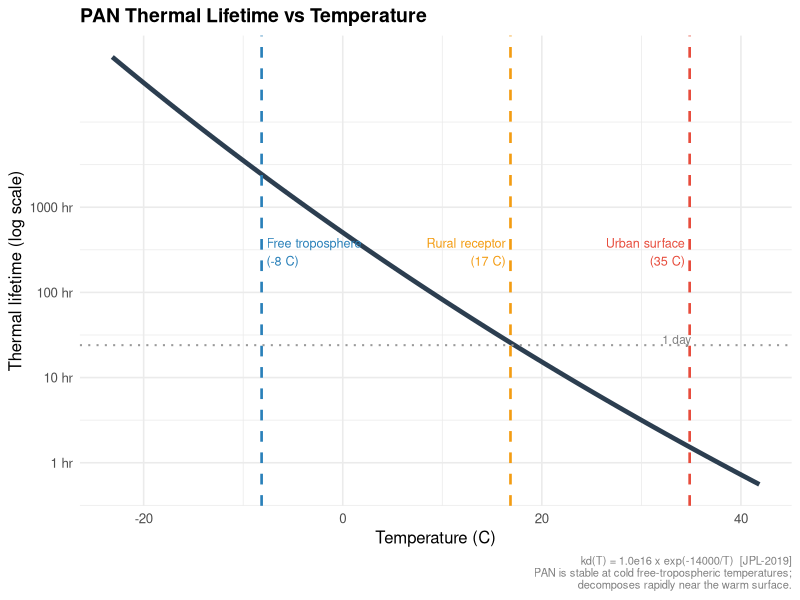

Write R code to recreate this figure. (Note: this script raises an error after producing the figure.)
#!/usr/bin/env Rscript
# ============================================================
#  PAN (Peroxyacetyl Nitrate) Box Model: Animated Visualizations
#
#  PAN = CH3C(O)OONO2  --  the portable NOx reservoir
#
#  This script simulates PAN formation in a warm urban air mass,
#  its "freeze" as the air parcel rises to cold upper troposphere,
#  and its decomposition when the air subsides over a remote receptor.
#  A second animation shows diurnal PAN cycling vs temperature.
#
#  Outputs (in working directory):
#    pan_transport.gif       -- PAN along a 3-stage transport trajectory
#    pan_diurnal.gif         -- diurnal PAN + NOx in 3 temperature regimes
#    pan_temperature.png     -- PAN thermal lifetime vs temperature (static)
#
#  Chemistry modelled:
#    Formation:  CH3CO3 + NO2  -> PAN     rate: kf * [CH3CO3] * [NO2]
#    Thermal decomp: PAN       -> products  rate: kd(T) * [PAN]
#    NOx cycling via PAN:
#      When PAN decomposes at the receptor, it releases NO2 and re-starts
#      photochemistry far from the original emission source.
#
#  Rate constants (JPL-2019):
#    kf  = 9.7e-29 * (T/300)^-5.6  cm^6 molec^-2 s^-1  (termolecular)
#    kd(T) = 1.0e16 * exp(-14000/T)  s^-1
#
#  Three temperature regimes illustrate transport windows:
#    Urban source:   T = 308 K (35 degC) -- short PAN lifetime
#    Free troposphere: T = 265 K (-8 degC) -- long lifetime, stable transport
#    Rural receptor: T = 290 K (17 degC) -- partial decomposition + NOx release
# ============================================================

## 0. Packages -----------------------------------------------
library(deSolve)
library(ggplot2)
library(gganimate)
library(dplyr)
library(tidyr)
library(magick)
library(scales)

## 1. Rate constants ------------------------------------------
n_air  <- 2.46e19        # molec cm-3 at 298 K, 1 atm

# PAN formation: termolecular (pressure-dependent), simplified to bimolecular
# effective at 1 atm: k_eff ~ 3e-12 cm3 molec-1 s-1 (Seinfeld & Pandis Table 6.7)
kf <- 3.0e-12 * n_air * 1e-9   # ppb-1 s-1  (converted to ppb units)

# PAN thermal decomposition: strong Arrhenius T-dependence
# kd(T) = 1.0e16 * exp(-14000/T)  s-1    (JPL-2019)
kd <- function(T_K) 1.0e16 * exp(-14000 / T_K)

# Thermal lifetime = 1/kd(T)
PAN_lifetime_s <- function(T_K) 1 / kd(T_K)

# For reference: at 298 K -> ~30 min; at 265 K -> ~several days
cat(sprintf("PAN lifetime at 308 K (urban):  %.1f min\n",
            PAN_lifetime_s(308) / 60))
cat(sprintf("PAN lifetime at 280 K (aloft):  %.1f hr\n",
            PAN_lifetime_s(280) / 3600))
cat(sprintf("PAN lifetime at 265 K (FT):     %.1f hr\n",
            PAN_lifetime_s(265) / 3600))
cat(sprintf("PAN lifetime at 290 K (rural):  %.1f hr\n",
            PAN_lifetime_s(290) / 3600))

## 2. Static figure: PAN lifetime vs temperature ----------------
cat("\nBuilding static: PAN lifetime vs temperature...\n")

T_range <- seq(250, 315, by = 0.5)
tau_hr  <- PAN_lifetime_s(T_range) / 3600
tau_df  <- data.frame(T_C = T_range - 273.15, tau_hr = tau_hr)

# Annotate characteristic altitudes
ann <- data.frame(
  T_C   = c(308 - 273.15, 290 - 273.15, 265 - 273.15),
  label = c("Urban surface\n(35 C)", "Rural receptor\n(17 C)",
            "Free troposphere\n(-8 C)"),
  col   = c("#e74c3c", "#f39c12", "#2980b9")
)

p_tau <- ggplot(tau_df, aes(x = T_C, y = tau_hr)) +
  geom_line(linewidth = 1.6, colour = "#2c3e50") +
  scale_y_log10(
    breaks = c(0.01, 0.1, 1, 10, 100, 1000),
    labels = c("0.01 hr", "0.1 hr", "1 hr", "10 hr", "100 hr", "1000 hr")
  ) +
  geom_vline(xintercept = ann$T_C, colour = ann$col,
             linetype = "dashed", linewidth = 0.9) +
  geom_hline(yintercept = 24, colour = "grey60",
             linetype = "dotted", linewidth = 0.7) +
  annotate("text", x = ann$T_C[1] - 0.5, y = 300,
           label = ann$label[1], hjust = 1, size = 3.2,
           colour = ann$col[1]) +
  annotate("text", x = ann$T_C[2] - 0.5, y = 300,
           label = ann$label[2], hjust = 1, size = 3.2,
           colour = ann$col[2]) +
  annotate("text", x = ann$T_C[3] + 0.5, y = 300,
           label = ann$label[3], hjust = 0, size = 3.2,
           colour = ann$col[3]) +
  annotate("text", x = 35, y = 28,
           label = "1 day", hjust = 1, size = 3, colour = "grey50") +
  labs(
    title   = "PAN Thermal Lifetime vs Temperature",
    x       = "Temperature (C)",
    y       = "Thermal lifetime (log scale)",
    caption = paste(
      "kd(T) = 1.0e16 x exp(-14000/T)  [JPL-2019]",
      "PAN is stable at cold free-tropospheric temperatures;",
      "decomposes rapidly near the warm surface.",
      sep = "\n"
    )
  ) +
  theme_minimal(base_size = 12) +
  theme(
    plot.title   = element_text(face = "bold", size = 14),
    plot.caption = element_text(colour = "grey50", size = 8)
  )

ggsave("pan_temperature.png", p_tau,
       width = 8, height = 5, dpi = 150)
cat("OK: pan_temperature.png\n")

## 3. Animation 1: Diurnal PAN -- three temperature regimes ----
# Box model: PAN forms from CH3CO3 + NO2; decomposes thermally
# CH3CO3 is a proxy for acetyl peroxy radical from VOC oxidation.
# We prescribe a diurnal CH3CO3 profile (peaks at midday from VOC oxidation)
# and let PAN + NO2 evolve.

cat("\nBuilding animation 1: diurnal PAN...\n")

# Diurnal CH3CO3 profile (ppb): peaks ~0.01 ppb at noon
# (Seinfeld & Pandis: typical urban CH3CO3 ~ 5-15 ppt)
CH3CO3_t <- function(hr, scale = 1.0) {
  0.015 * scale * pmax(0, sin(pi * (hr - 6) / 14))
}

# J(NO2) for OH-driven VOC -> CH3CO3
J_t <- function(hr) pmax(0, sin(pi * (hr - 6) / 14))

# PAN diurnal ODE: tracks [PAN] and [NO2]
# NO2 is produced by NOx emissions (constant background) and
# consumed by PAN formation; PAN decomposes to release NO2
pan_ode <- function(t, y, p) {
  with(as.list(c(y, p)), {
    hr     <- t / 3600
    pan    <- max(PAN,  0)
    no2    <- max(NO2,  0)
    ch3co3 <- CH3CO3_t(hr, voc_scale) # acetyl peroxy

    kd_now <- kd(T_K)
    R_form <- kf * ch3co3 * no2       # PAN formation (ppb/s)
    R_diss <- kd_now * pan             # PAN thermal decomp (ppb/s)

    list(c(
      PAN = R_form - R_diss,
      NO2 = -R_form + R_diss + E_NO2  # NOx emission keeps NO2 non-zero
    ))
  })
}

# Scenarios: three temperatures, same VOC loading
diurnal_sc <- data.frame(
  label    = factor(c(
    "Urban -- Hot (35 C)",
    "Suburban -- Warm (25 C)",
    "Rural / Aloft (10 C)"
  ), levels = c("Urban -- Hot (35 C)", "Suburban -- Warm (25 C)",
                "Rural / Aloft (10 C)")),
  T_K      = c(308, 298, 283),
  voc_scale = c(1.0, 1.0, 0.5),   # rural has lower VOC
  col      = c("#e74c3c", "#f39c12", "#2980b9"),
  stringsAsFactors = FALSE
)

times_day <- seq(0, 24 * 3600, by = 60)  # 1-min resolution

run_diurnal <- function(i) {
  out <- ode(
    y     = c(PAN = 0, NO2 = 20),
    times = times_day,
    func  = pan_ode,
    parms = list(T_K = diurnal_sc$T_K[i],
                 voc_scale = diurnal_sc$voc_scale[i],
                 E_NO2 = 5 / 86400),  # ~5 ppb/day NOx emission
    method = "lsoda"
  )
  df           <- as.data.frame(out)
  df$t_hr      <- df$time / 3600
  df$Scenario  <- diurnal_sc$label[i]
  df$T_K_i     <- diurnal_sc$T_K[i]
  df$tau_min   <- PAN_lifetime_s(diurnal_sc$T_K[i]) / 60
  df
}

diurnal_all <- do.call(rbind, lapply(seq_len(nrow(diurnal_sc)), run_diurnal))
diurnal_all[c("PAN","NO2")] <- lapply(diurnal_all[c("PAN","NO2")],
                                      function(x) pmax(x, 0))

# Long format
diurnal_long <- diurnal_all |>
  select(t_hr, Scenario, PAN, NO2) |>
  pivot_longer(c(PAN, NO2), names_to = "Species", values_to = "ppb") |>
  mutate(Species = factor(Species, levels = c("PAN", "NO2")))

diurnal_thin <- diurnal_long[seq(1, nrow(diurnal_long), 6), ]

sp_pal_pan <- c(PAN = "#8e44ad", NO2 = "#cc3311")

p_diurnal <- ggplot(diurnal_thin,
                    aes(x = t_hr, y = ppb * 1000,  # convert ppb -> ppt
                        colour = Species, group = Species)) +
  annotate("rect", xmin = 6, xmax = 20,
           ymin = -Inf, ymax = Inf, fill = "#FFFACD", alpha = 0.5) +
  geom_line(linewidth = 1.3, lineend = "round") +
  scale_colour_manual(values = sp_pal_pan,
                      labels = c(PAN = "PAN (ppt)", NO2 = "NO2 (ppt)")) +
  scale_x_continuous(
    limits = c(0, 24), breaks = seq(0, 24, 6),
    labels = c("00:00","06:00","12:00","18:00","24:00"),
    expand = c(0, 0)
  ) +
  scale_y_continuous(expand = expansion(mult = c(0, 0.1))) +
  facet_wrap(~ Scenario, ncol = 1, scales = "free_y") +
  labs(
    title    = "Diurnal PAN and NO2 Concentrations",
    subtitle = "Time: {sprintf('%05.1f', frame_along)} h  |  Pale yellow = daylight",
    x        = "Hour of day (local time)",
    y        = "Concentration (ppt)",
    colour   = NULL,
    caption  = paste(
      "PAN = CH3C(O)OONO2.  Formation: CH3CO3 + NO2  -> PAN  (rate = kf * [CH3CO3] * [NO2])",
      "Decomp: PAN -> CH3CO3 + NO2  (rate = kd(T) * [PAN];  kd = 1.0e16 * exp(-14000/T))",
      "Hot air: PAN builds then collapses.  Cold air: PAN persists all day.",
      sep = "\n"
    )
  ) +
  theme_minimal(base_size = 12) +
  theme(
    legend.position   = "top",
    strip.background  = element_rect(fill = "#1d3557", colour = NA),
    strip.text        = element_text(colour = "white", face = "bold", size = 10),
    panel.grid.minor  = element_blank(),
    panel.border      = element_rect(colour = "grey80", fill = NA),
    plot.title        = element_text(face = "bold", size = 14),
    plot.subtitle     = element_text(colour = "grey40", size = 10),
    plot.caption      = element_text(colour = "grey50", size = 8)
  ) +
  transition_reveal(t_hr) +
  ease_aes("linear")

anim_d <- animate(p_diurnal, nframes = 150, fps = 10,
                  width = 720, height = 700,
                  renderer = magick_renderer())
magick::image_write(anim_d, "pan_diurnal.gif")
cat("OK: pan_diurnal.gif\n")

## 4. Animation 2: Three-stage PAN transport trajectory ---------
# Stage 1: Hot urban source   (6 h at 308 K) -- NOx high, PAN builds slowly
# Stage 2: Ascent / FT        (24 h at 265 K) -- PAN stable, NO2 locked up
# Stage 3: Subsidence / rural (12 h at 290 K) -- PAN decomposes, NO2 released

cat("\nBuilding animation 2: PAN transport trajectory...\n")

stages <- data.frame(
  stage    = c(1, 2, 3),
  label    = c("Stage 1: Urban Source\n(T = 35 C)",
               "Stage 2: Free Troposphere\n(T = -8 C)",
               "Stage 3: Rural Receptor\n(T = 17 C)"),
  T_K      = c(308, 265, 290),
  dur_hr   = c(6, 24, 12),
  E_NO2    = c(20/21600, 0, 2/43200),  # ppb/s NOx emission
  voc_scale = c(1.0, 0.0, 0.1),
  stringsAsFactors = FALSE
)

pan_ode_stage <- function(t, y, p) {
  with(as.list(c(y, p)), {
    # within a stage, use constant T and prescribed CH3CO3
    pan  <- max(PAN, 0)
    no2  <- max(NO2, 0)
    ch3co3 <- CH3CO3_t(t / 3600, voc_scale)  # t here is within-stage time
    R_form <- kf * ch3co3 * no2
    R_diss <- kd(T_K) * pan
    list(c(
      PAN = R_form - R_diss,
      NO2 = -R_form + R_diss + E_NO2
    ))
  })
}

# Integrate sequentially, passing end state to next stage
transport_list <- list()
y0 <- c(PAN = 0, NO2 = 25)

for (s in seq_len(nrow(stages))) {
  dur_s  <- stages$dur_hr[s] * 3600
  t_seq  <- seq(0, dur_s, by = 120)
  out_s  <- ode(y = y0, times = t_seq, func = pan_ode_stage,
                parms = list(T_K       = stages$T_K[s],
                             voc_scale = stages$voc_scale[s],
                             E_NO2     = stages$E_NO2[s]),
                method = "lsoda")
  df_s          <- as.data.frame(out_s)
  df_s$PAN      <- pmax(df_s$PAN, 0)
  df_s$NO2      <- pmax(df_s$NO2, 0)
  df_s$Stage    <- stages$label[s]
  df_s$stage_n  <- s
  df_s$T_K      <- stages$T_K[s]
  df_s$tau_hr   <- round(PAN_lifetime_s(stages$T_K[s]) / 3600, 1)
  # Cumulative hours for x-axis
  cum_offset    <- sum(stages$dur_hr[seq_len(s - 1)])
  df_s$t_cum    <- cum_offset + df_s$time / 3600
  transport_list[[s]] <- df_s
  y0 <- c(PAN = tail(df_s$PAN, 1), NO2 = tail(df_s$NO2, 1))
}

transport_all <- do.call(rbind, transport_list)
transport_all$Stage <- factor(transport_all$Stage,
                              levels = stages$label)

# Background shading per stage
stage_rects <- data.frame(
  xmin  = c(0, 6, 30),
  xmax  = c(6, 30, 42),
  fill  = c("#ffccbc", "#bbdefb", "#dcedc8"),
  alpha = 0.35
)

transport_long <- transport_all |>
  select(t_cum, Stage, PAN, NO2, stage_n) |>
  pivot_longer(c(PAN, NO2), names_to = "Species", values_to = "ppb") |>
  mutate(ppb_ppt = ppb * 1000)

transport_thin <- transport_long[seq(1, nrow(transport_long), 3), ]

# Stage boundary lines
vlines <- data.frame(x = c(6, 30),
                     label = c("Lofted to FT", "Subsidence"))

p_transport <- ggplot(transport_thin,
                      aes(x = t_cum, y = ppb_ppt,
                          colour = Species, group = Species)) +
  # Stage background shading
  annotate("rect",
           xmin  = stage_rects$xmin,
           xmax  = stage_rects$xmax,
           ymin  = -Inf, ymax = Inf,
           fill  = stage_rects$fill,
           alpha = stage_rects$alpha) +
  # Stage boundary lines
  geom_vline(xintercept = c(6, 30), colour = "grey50",
             linetype = "dashed", linewidth = 0.7) +
  annotate("text", x = 6.3, y = Inf, label = "Lofted to FT",
           vjust = 1.3, hjust = 0, size = 3, colour = "grey40") +
  annotate("text", x = 30.3, y = Inf, label = "Subsides to surface",
           vjust = 1.3, hjust = 0, size = 3, colour = "grey40") +
  # Stage labels at top
  annotate("text", x = c(3, 18, 36), y = Inf,
           label = c("Urban\n(35 C)", "Free Troposphere\n(-8 C)",
                     "Rural\n(17 C)"),
           vjust = 2.5, hjust = 0.5, size = 3.2, fontface = "bold",
           colour = c("#c0392b","#1565c0","#2e7d32")) +
  geom_line(linewidth = 1.4, lineend = "round") +
  scale_colour_manual(values = c(PAN = "#8e44ad", NO2 = "#cc3311")) +
  scale_x_continuous(
    breaks = seq(0, 42, 6),
    labels = paste0(seq(0, 42, 6), " h"),
    expand = c(0, 0.5)
  ) +
  scale_y_continuous(expand = expansion(mult = c(0, 0.1))) +
  labs(
    title    = "PAN as a Mobile NOx Reservoir: Three-Stage Transport",
    subtitle = "Elapsed transport time: {sprintf('%4.1f', frame_along)} h",
    x        = "Time along trajectory (h)",
    y        = "Concentration (ppt)",
    colour   = NULL,
    caption  = paste(
      "PAN lifetime:  ~8 min (35 C)  |  ~11 h (-8 C)  |  ~2 h (17 C)",
      "At the rural receptor, PAN decomposition releases NO2 and re-starts",
      "ozone chemistry -- far from the original urban emission source.",
      sep = "\n"
    )
  ) +
  theme_minimal(base_size = 12) +
  theme(
    legend.position   = "top",
    panel.grid.minor  = element_blank(),
    panel.border      = element_rect(colour = "grey80", fill = NA),
    plot.title        = element_text(face = "bold", size = 13),
    plot.subtitle     = element_text(colour = "grey40", size = 10),
    plot.caption      = element_text(colour = "grey50", size = 8)
  ) +
  transition_reveal(t_cum) +
  ease_aes("linear")

anim_t <- animate(p_transport, nframes = 150, fps = 10,
                  width = 820, height = 480,
                  renderer = magick_renderer())
magick::image_write(anim_t, "pan_transport.gif")
cat("OK: pan_transport.gif\n")

cat("\nAll PAN outputs written successfully.\n")
cat("  pan_temperature.png\n")
cat("  pan_diurnal.gif\n")
cat("  pan_transport.gif\n")
